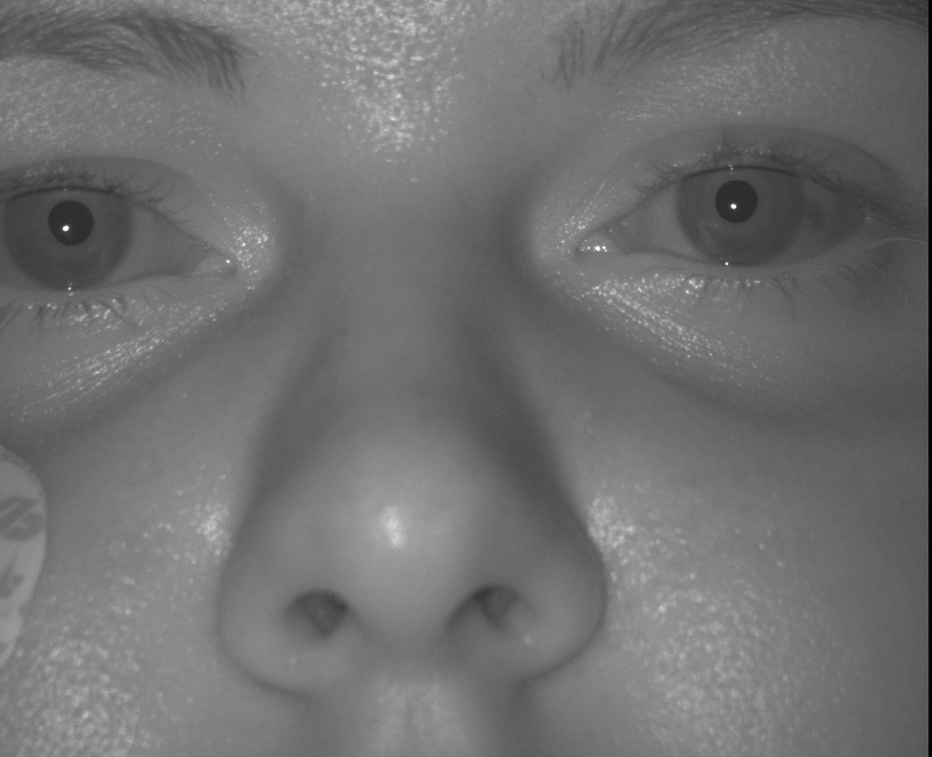
#> input picture Database/frame_NIR_000022.jpg, 932 x 757 px, shrunk from 1600 x 1300 before the run; its folder holds only this picture in this run
$ python Code.py
#> lines starting #> are read from the running program, lines starting #| are printed output that depends on the picture; after the words box and inside, x2 and y2 are one past the last pixel; in counts of white or black regions, pixels touching at a corner belong together
#!/usr/bin/env python
# coding: utf-8

# In[3]:


import cv2
import numpy as np
from matplotlib import pyplot as plt
import glob


pupil_radius_right = []
iris_radius_right = []
pupil_radius_left = []
iris_radius_left = []


for bb,img in enumerate (glob.glob("Database/*.jpg")):

    # Read image.
    img = cv2.imread(img, cv2.IMREAD_COLOR)
#> img is the input picture: shape (757, 932, 3); min 0, max 255, mean 112.4

    # Convert to grayscale.
    gray = cv2.cvtColor(img, cv2.COLOR_BGR2GRAY)

    #thresholding
    ret,thresh = cv2.threshold(gray,55,255,cv2.THRESH_BINARY_INV)
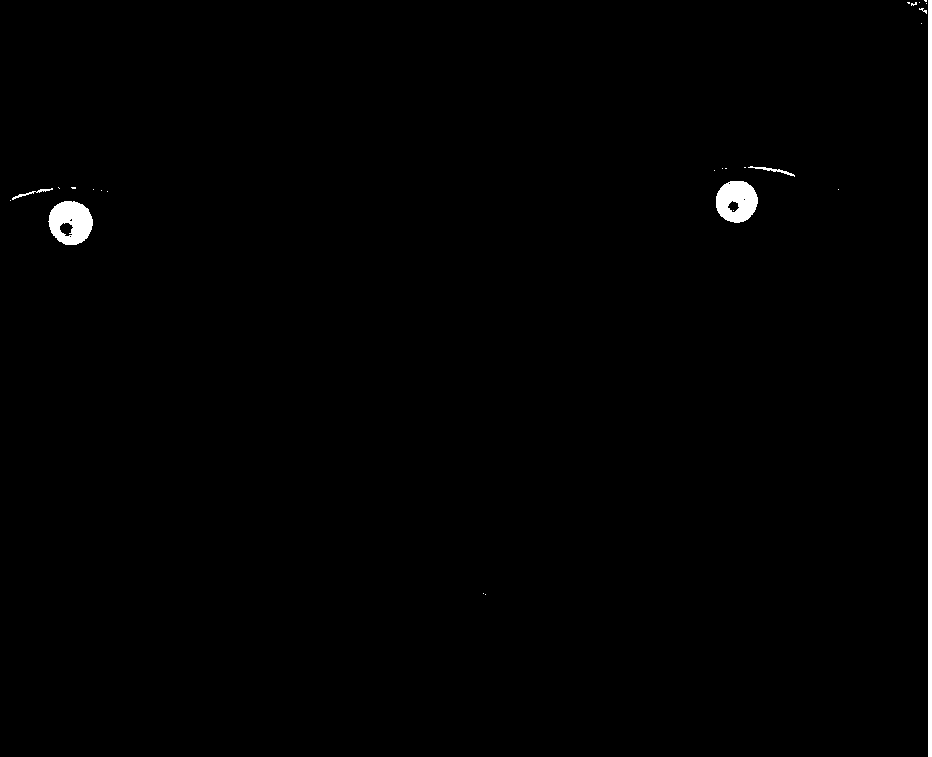
#> thresh: shape (757, 932); 0.86% white; 26 white regions (21 under 20 px), largest, box (x1, y1, x2, y2) and area: (928, 0, 932, 757) 3028, (48, 201, 93, 245) 1415, (716, 181, 758, 223) 1320, (748, 166, 795, 177) 111, (12, 188, 53, 200) 90
    #cv2.imshow('thresh', thresh)

    #choosing a 5*5 kernel full of ones for erosion
    kernel = np.ones((5,5),np.uint8)
    #closing small holes inside the foreground objects
    closing = cv2.morphologyEx(thresh, cv2.MORPH_CLOSE, kernel)
#> closing: shape (757, 932); 0.87% white; 17 white regions (12 under 20 px), largest, box (x1, y1, x2, y2) and area: (907, 0, 932, 757) 3127, (48, 201, 93, 245) 1444, (716, 181, 758, 223) 1337, (744, 166, 795, 177) 118, (12, 188, 53, 200) 97
    #removing noise through erosion followed by dilation
    opening = cv2.morphologyEx(closing, cv2.MORPH_OPEN, kernel)
#> opening: shape (757, 932); 0.83% white; 4 white regions (1 under 20 px), largest, box (x1, y1, x2, y2) and area: (925, 0, 932, 757) 3061, (49, 201, 93, 245) 1443, (716, 181, 758, 223) 1337

    im_floodfill = opening.copy()
    h, w = opening.shape[:2]
#> h = 757; w = 932
    mask = np.zeros((h+2, w+2), np.uint8)
    cv2.floodFill(im_floodfill, mask, (0,0), 255);
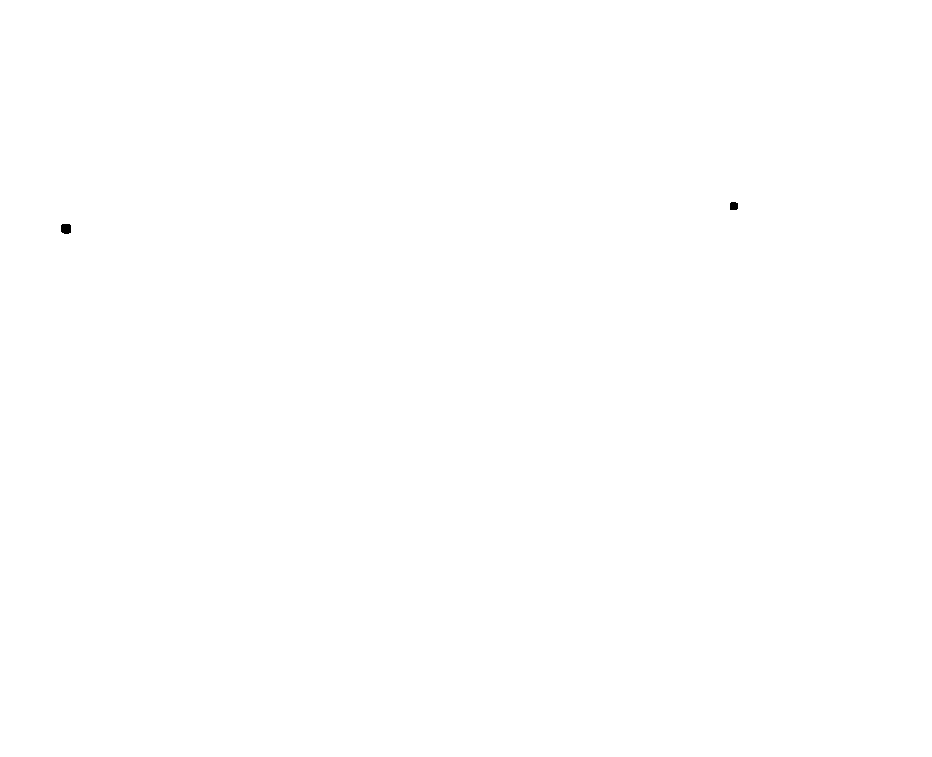
#> im_floodfill: shape (757, 932); 100% white; 2 black regions, box (x1, y1, x2, y2) and area: (61, 224, 71, 234) 92, (730, 202, 738, 210) 60
    im_floodfill_inv = cv2.bitwise_not(im_floodfill)
    im_out = opening | im_floodfill_inv
#> im_out: shape (757, 932); 0.85% white; 4 white regions (1 under 20 px), largest, box (x1, y1, x2, y2) and area: (925, 0, 932, 757) 3061, (49, 201, 93, 245) 1535, (716, 181, 758, 223) 1397


    #canny edge detection
    edges = cv2.Canny(im_out,100,200)
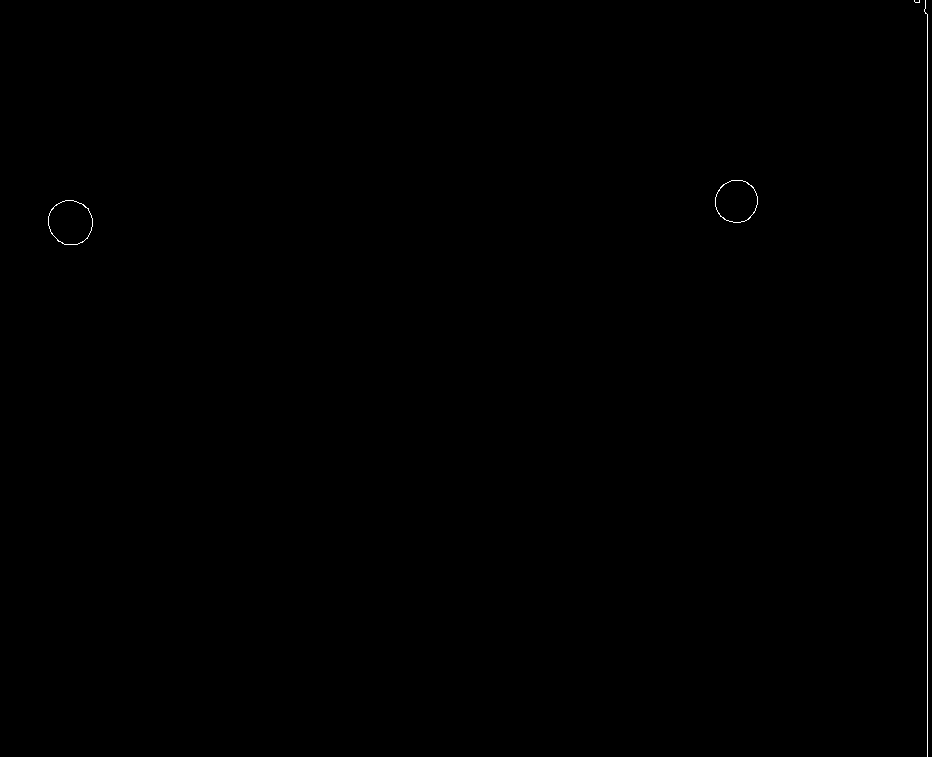
#> edges: shape (757, 932); 0.15% white in thin lines or dots
    #cv2.imshow("edges", edges)

    #finding circles using hough circle transform
    circles = cv2.HoughCircles(edges, cv2.HOUGH_GRADIENT, 1, 20,
                              param1=30, param2=25, minRadius=0, maxRadius=0)
#> circles = [[70.5, 221.5, 21.7], [735.5, 200.5, 20.4]]


    detected_circles = np.uint16(np.around(circles))
#> detected_circles = [[70, 222, 22], [736, 200, 20]]

    b = 0
    for (x, y ,r) in detected_circles[0, :]:
        if r < 30:
            break

        cv2.circle(img, (x, y), r, (0, 255, 0), 3)
        cv2.circle(img, (x, y), 2, (0, 255, 255), 3)
        b=b+1
        cv2.circle(img, (x, y), r+70, (0, 0, 255), 3)

        if b == 1:
            pupil_radius_right.append(r)
            iris_radius_right.append(r+65)
        else:
            pupil_radius_left.append(r)
            iris_radius_left.append(r+65)
#> this loop made 1 pass
#> after the loop, b = 0; iris_radius_left = []; iris_radius_right = []; pupil_radius_left = []; pupil_radius_right = []


    #cv2.imshow('output',img)
    cv2.imwrite('output/output{}.jpg'.format(bb), img)
    cv2.waitKey(0)
    cv2.destroyAllWindows()


# In[4]:


import pandas as pd

dictionary = {'pupil r1': pupil_radius_right,'pupil r2': pupil_radius_left, 'iris_r1': iris_radius_right, 'iris_r2': iris_radius_right}
#> dictionary = {'pupil r1': [], 'pupil r2': [], 'iris_r1': [], 'iris_r2': []}
dataframe = pd.DataFrame(dictionary)
#> dataframe = table of 0 rows and 4 columns
dataframe.to_csv('radius.csv')


# In[ ]:

$ run again, on Database/frame_NIR_001391.jpg
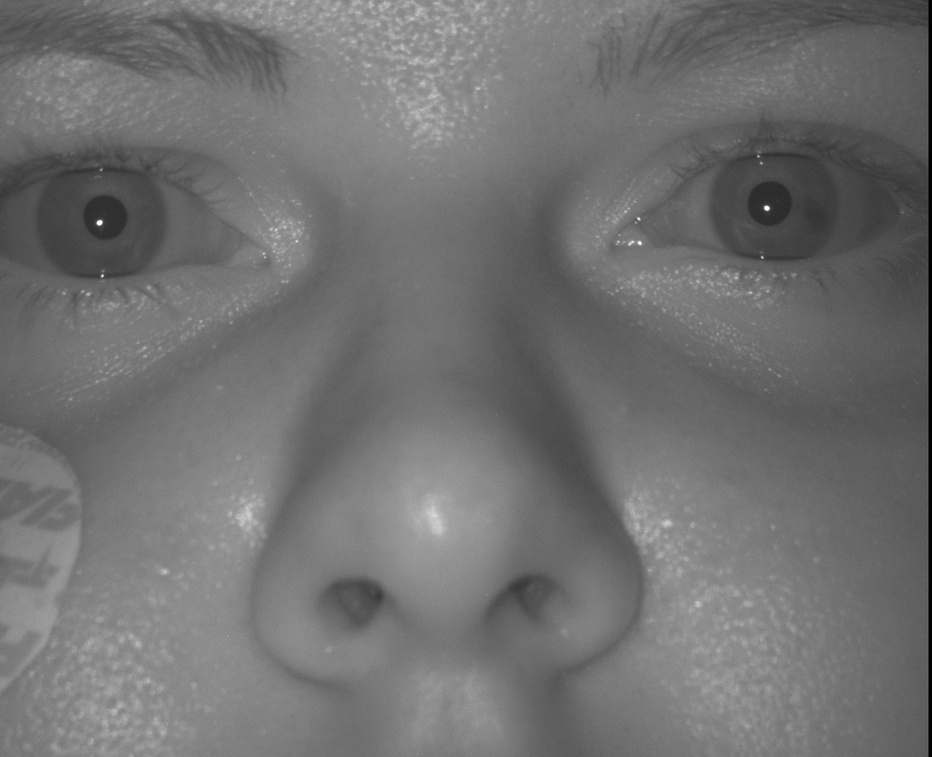
#> input picture Database/frame_NIR_001391.jpg, 932 x 757 px, shrunk from 1600 x 1300 before the run
#> img is the input picture: shape (757, 932, 3); min 0, max 255, mean 112.8
#> `ret,thresh = cv2.threshold(gray,55,255,cv2.THRESH_BINARY_INV)`:
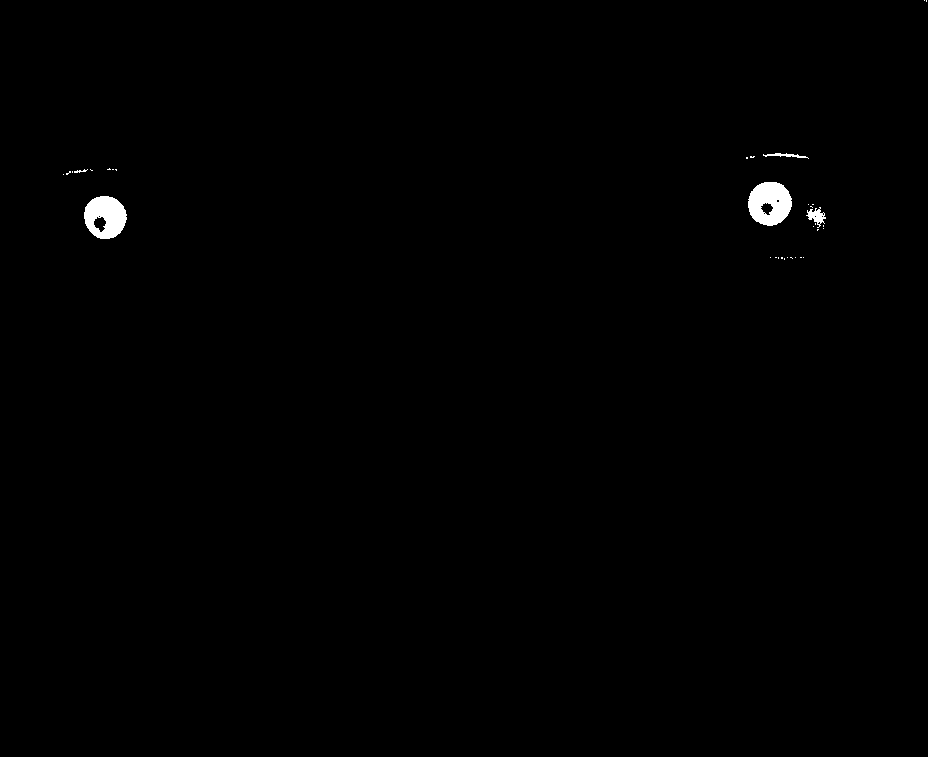
#> thresh: shape (757, 932); 0.87% white; 35 white regions (29 under 20 px), largest, box (x1, y1, x2, y2) and area: (928, 0, 932, 757) 3028, (748, 182, 792, 226) 1426, (84, 196, 127, 239) 1323, (806, 207, 826, 228) 190, (763, 153, 809, 159) 106, (74, 169, 88, 173) 26
#> closing: shape (757, 932); 0.9% white; 9 white regions (2 under 20 px), largest, box (x1, y1, x2, y2) and area: (924, 0, 932, 757) 3034, (748, 182, 792, 226) 1453, (84, 196, 127, 239) 1352
#> opening: shape (757, 932); 0.87% white; 4 white regions, box (x1, y1, x2, y2) and area: (928, 0, 932, 757) 3028, (748, 182, 792, 226) 1453, (84, 196, 127, 239) 1352, (807, 208, 825, 229) 276
#> im_floodfill: shape (757, 932); 100% white; 2 black regions, box (x1, y1, x2, y2) and area: (95, 218, 105, 228) 91, (763, 204, 772, 212) 69
#> `im_out = opening | im_floodfill_inv`:
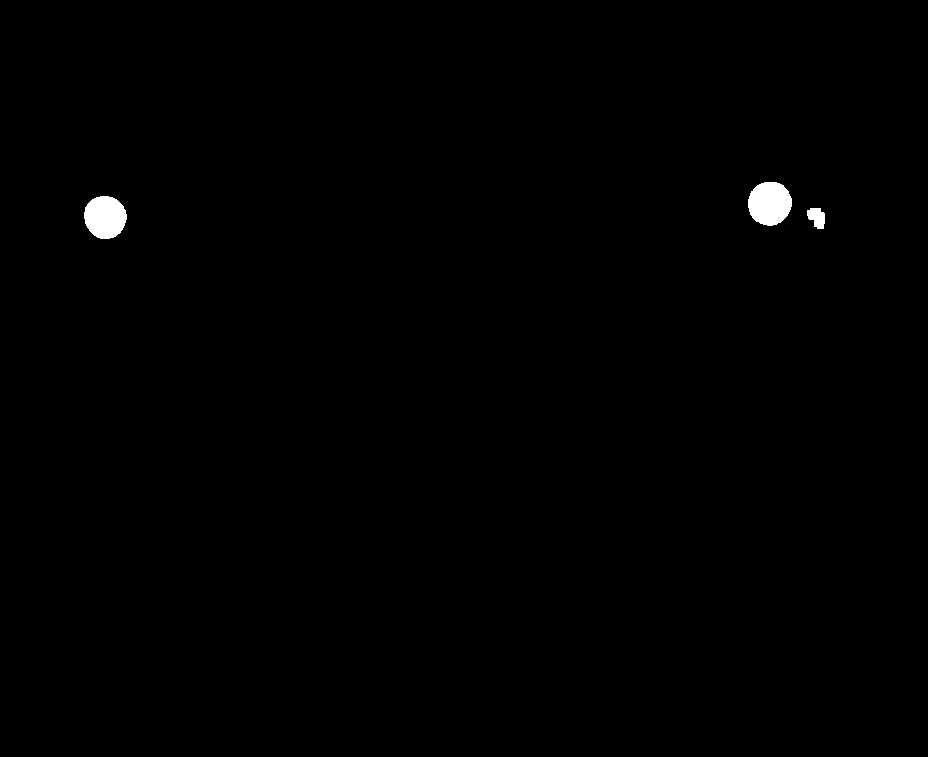
#> im_out: shape (757, 932); 0.89% white; 4 white regions, box (x1, y1, x2, y2) and area: (928, 0, 932, 757) 3028, (748, 182, 792, 226) 1522, (84, 196, 127, 239) 1443, (807, 208, 825, 229) 276
#> edges: shape (757, 932); 0.16% white in thin lines or dots
#> circles = [[104.5, 215.5, 21.7], [769.5, 203.5, 21.6]]
#> detected_circles = [[104, 216, 22], [770, 204, 22]]
#> the loop `for (x, y ,r) in detected_circles[0, :]:` made 1 pass
#> after the loop `for (x, y ,r) in detected_circles[0, :]:`: b = 0; iris_radius_left = []
#> dictionary = {'pupil r1': [], 'pupil r2': [], 'iris_r1': [], 'iris_r2': []}
#> dataframe = table of 0 rows and 4 columns
